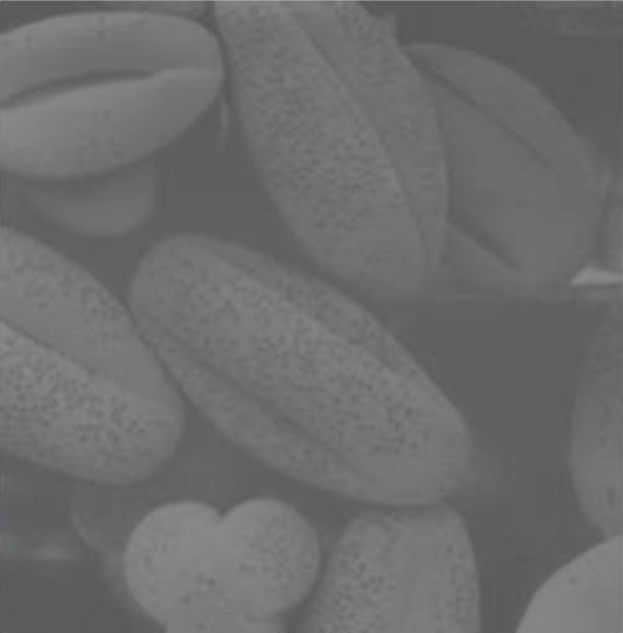
#> input picture Week 5/HistEqualization/beans.png, 623 x 633 px
$ python histEqualization.py
#> lines starting #> are read from the running program, lines starting #| are printed output that depends on the picture
import numpy as np
import cv2
import matplotlib.pyplot as plt


def histogram_equalization(image):
   if len(image.shape) == 3:
       image = cv2.cvtColor(image, cv2.COLOR_BGR2GRAY)

   hist, bins = np.histogram(image.flatten(), 256, [0, 256])

   cdf = hist.cumsum()

   cdf_m = np.ma.masked_equal(cdf, 0)
   cdf_m = (cdf_m - cdf_m.min()) * 255 / (cdf_m.max() - cdf_m.min())
   cdf = np.ma.filled(cdf_m, 0).astype('uint8')

   image_equalized = cdf[image]

   return image_equalized

inputImage = cv2.imread('beans.png')
#> inputImage is the input picture: shape (633, 623, 3); mean B, G, R 109.2, 109.2, 109.2
hist = cv2.calcHist([inputImage], [0], None, [256], [0, 256])
#> hist = 256 values, max 29647 at index 96, min 0 at index 0, mean 1540.5
outputImage = histogram_equalization(inputImage)
#> in histogram_equalization, `hist, bins = np.histogram(image.flatten(), 256, [0, 256])`: hist = 256 values, max 29707 at index 96, min 0 at index 0, mean 1540.5; bins = 257 values from 0 to 256
#> in histogram_equalization, `cdf = hist.cumsum()`: cdf = 256 values from 0 to 394359
#> in histogram_equalization, `cdf = np.ma.filled(cdf_m, 0).astype('uint8')`: cdf = 256 values from 0 to 255
#> in histogram_equalization, `image_equalized = cdf[image]`:
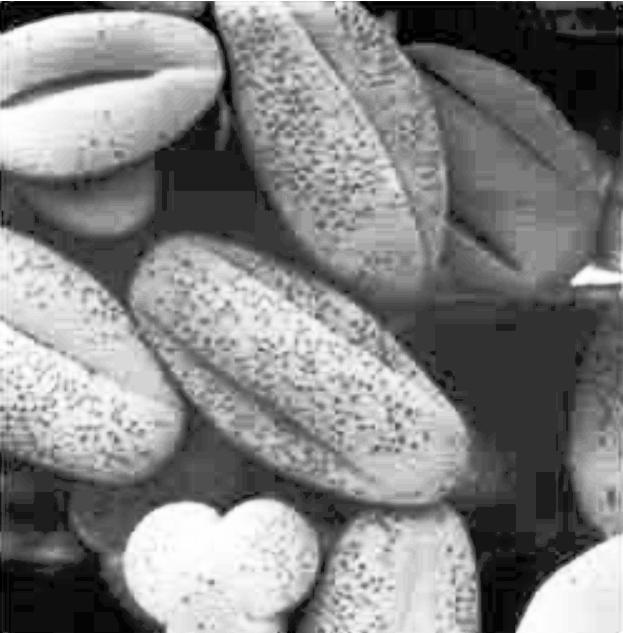
#> image_equalized: shape (633, 623); min 0, max 255, mean 130.7
hist2 = cv2.calcHist([outputImage], [0], None, [256], [0, 256])
#> hist2 = 256 values, max 29707 at index 49, min 0 at index 2, mean 1540.5

plt.figure()
plt.title("Input Histogram")
plt.xlabel("Bins")
plt.ylabel("# of Pixels")
plt.plot(hist)
plt.xlim([0, 256])
plt.show()
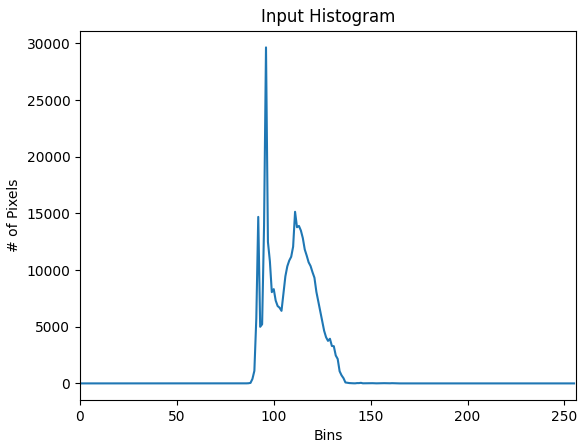
#> figure drawn by matplotlib, 1 panel; curve peaks at x = 96, y = 29647

plt.figure()
plt.title("Output Histogram")
plt.xlabel("Bins")
plt.ylabel("# of Pixels")
plt.plot(hist2)
plt.xlim([0, 256])
plt.show()
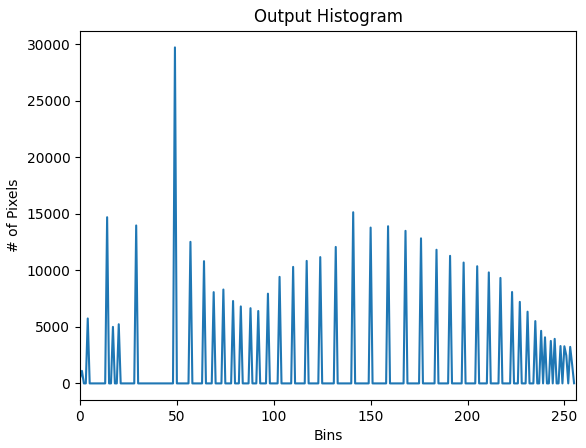
#> figure drawn by matplotlib, 1 panel; curve peaks at x = 49, y = 29707

cv2.imshow('Original Image', inputImage)
cv2.imshow('Equalized Image', outputImage)
cv2.waitKey(0)
cv2.destroyAllWindows()
